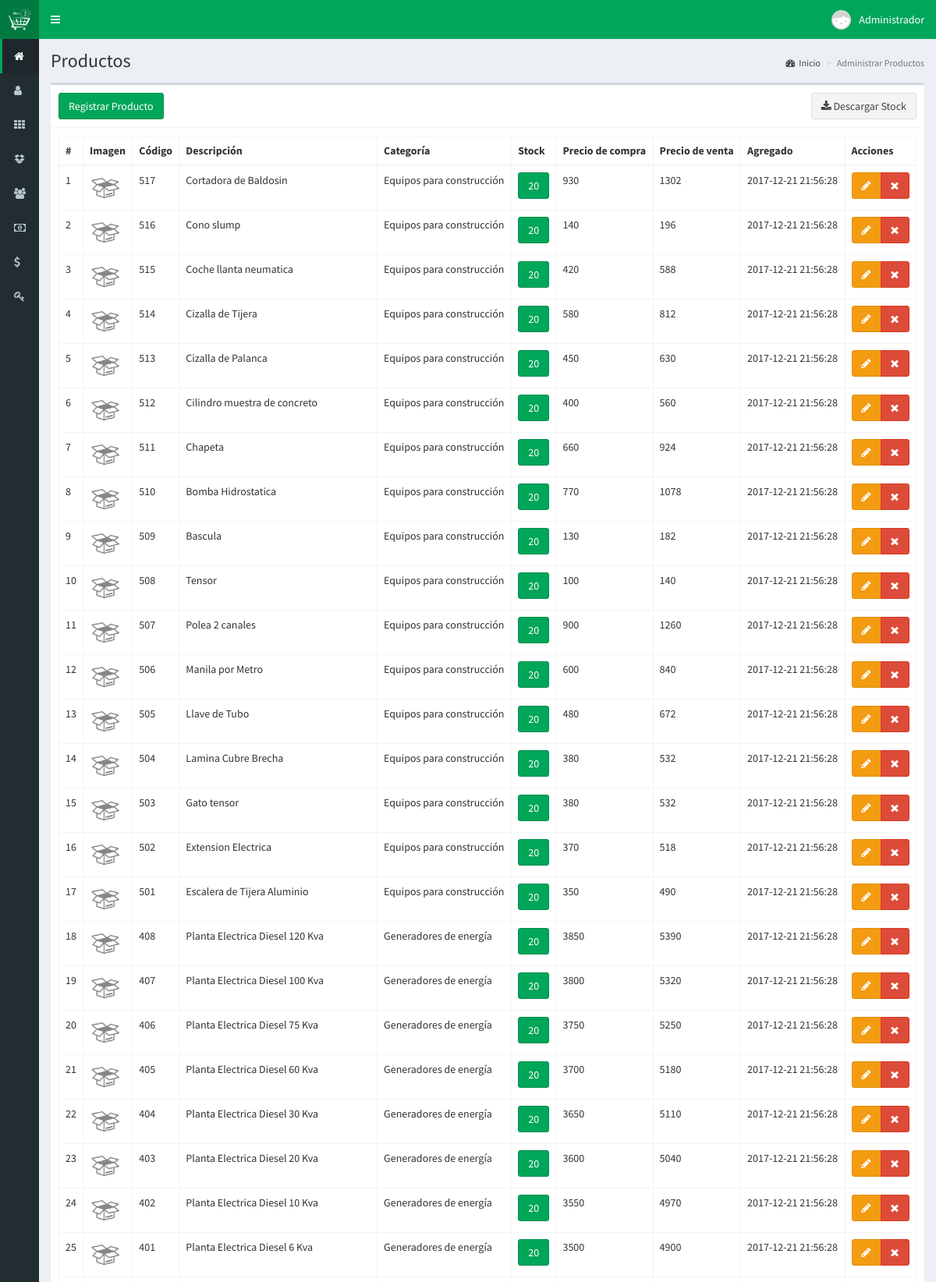
Page /productos (signed in, upper part) on the committed database.
### tables this page shows
CREATE TABLE `productos` (
  `id` int(11) NOT NULL AUTO_INCREMENT,
  `id_categoria` int(11) NOT NULL,
  `codigo` text NOT NULL,
  `descripcion` text NOT NULL,
  `imagen` text NOT NULL,
  `stock` int(11) NOT NULL,
  `precio_compra` float NOT NULL,
  `precio_venta` float NOT NULL,
  `ventas` int(11) DEFAULT NULL,
  `fecha` timestamp NOT NULL DEFAULT CURRENT_TIMESTAMP ON UPDATE CURRENT_TIMESTAMP,
  PRIMARY KEY (`id`)
);

CREATE TABLE `categorias` (
  `id` int(11) NOT NULL AUTO_INCREMENT,
  `categoria` text NOT NULL,
  `fecha` timestamp NOT NULL DEFAULT CURRENT_TIMESTAMP ON UPDATE CURRENT_TIMESTAMP,
  PRIMARY KEY (`id`)
);

### controladores/plantilla.controlador.php (called while the page is built)
<?php
class ControladorPlantilla{
  static public function ctrPlantilla(){
    include "vistas/plantilla.php";
  }
}

### index.php (called while the page is built, shortened)
<?php
require_once "controladores/plantilla.controlador.php";
require_once "controladores/ventas.controlador.php";
require_once "controladores/productos.controlador.php";
require_once "controladores/categorias.controlador.php";
require_once "controladores/auditoria.controlador.php";
require_once "modelos/productos.modelo.php";
require_once "modelos/categorias.modelo.php";
$plantilla = new ControladorPlantilla();
$plantilla->ctrPlantilla();

### controladores/productos.controlador.php (called while the page is built, shortened)
<?php
class ControladorProductos{
	static public function ctrMostrarProductos($item, $valor, $orden){
		$tabla = "productos";
		$respuesta = ModeloProductos::mdlMostrarProductos($tabla, $item, $valor, $orden);
		return $respuesta;
	}
}

### modelos/conexion.php (called while the page is built)
<?php
class Conexion{
	static public function conectar(){
    $user = $_SESSION["preusuario"];
		$link = new PDO("mysql:host=localhost;dbname=simgedic",
                      $user,
  						        "",
  						        array(PDO::ATTR_ERRMODE => PDO::ERRMODE_EXCEPTION,
  		                      PDO::MYSQL_ATTR_INIT_COMMAND => "SET NAMES utf8")
  						        );
  		return $link;
	}
}

### modelos/productos.modelo.php (called while the page is built, shortened)
<?php
require_once "conexion.php";
class ModeloProductos{
	static public function mdlMostrarProductos($tabla, $item, $valor, $orden){
		if($item != null){
			$stmt = Conexion::conectar()->prepare("SELECT * FROM $tabla WHERE $item = :$item ORDER BY id DESC");
			$stmt -> bindParam(":".$item, $valor, PDO::PARAM_STR);
			$stmt -> execute();
			return $stmt -> fetch();
		}else{
			$stmt = Conexion::conectar()->prepare("SELECT * FROM $tabla ORDER BY $orden DESC");
			$stmt -> execute();
			return $stmt -> fetchAll();
		}
	}
}

### controladores/categorias.controlador.php (called while the page is built, shortened)
<?php
class ControladorCategorias{
	static public function ctrMostrarCategorias($item, $valor){
		$tabla = "categorias";
		$respuesta = ModeloCategorias::mdlMostrarCategorias($tabla, $item, $valor);
		return $respuesta;
	}
}

### modelos/categorias.modelo.php (called while the page is built, shortened)
<?php
require_once "conexion.php";
class ModeloCategorias{
	static public function mdlMostrarCategorias($tabla, $item, $valor){
		if($item != null){
			$stmt = Conexion::conectar()->prepare("SELECT * FROM $tabla WHERE $item = :$item");
			$stmt -> bindParam(":".$item, $valor, PDO::PARAM_STR);
			$stmt -> execute();
			return $stmt -> fetch();
		}else{
			$stmt = Conexion::conectar()->prepare("SELECT * FROM $tabla");
			$stmt -> execute();
			return $stmt -> fetchAll();
		}
	}
}

### vistas/modulos/productos.php (the view, shortened to what this page needs)
<div class="content-wrapper">
    <section class="content-header">
      <h1>
      Productos
      </h1>
      <ol class="breadcrumb">
        <li><a href="inicio"><i class="fa fa-dashboard"></i>Inicio</a></li>
        <li class="active">Administrar Productos</li>
      </ol>
    </section>
    <section class="content">
      <div class="box">
        <div class="box-header with-border">
          <?php if($_SESSION["perfil"] !="Vendedor"){ ?>
            <button class="btn btn-success" data-toggle="modal" data-target="#modalAgregarProducto" >
              Registrar Producto
            </button>
          <?php } ?>
          <button type="button" class="btn btn-default pull-right btnImprimirStock">
            <span>
              <i class="fa fa-download"></i> Descargar Stock
            </span>
          </button>
        </div>
        <div class="box-body">
          <table class="table table-bordered dt-responsive tablas" width="100%">
            <thead>
              <tr>
                <th style="width:10px">#</th>
                <th>Imagen</th>
                <th>Código</th>
                <th>Descripción</th>
                <th>Categoría</th>
                <th>Stock</th>
                <th>Precio de compra</th>
                <th>Precio de venta</th>
                <th>Agregado</th>
                <?php if($_SESSION["perfil"] =="Administrador"){ ?>
                  <th>Acciones</th>
                <?php } ?>
              </tr>
            </thead>
            <tbody>
            <?php
            $item = null;
            $valor = null;
            $orden = "id";
            $productos = ControladorProductos::ctrMostrarProductos($item, $valor,$orden);
            foreach ($productos as $key => $value) {
              $imagen = "<img src='".$value["imagen"]."' width='40px'>";
              $item = "id";
              $valor = $value["id_categoria"];
              $categorias = ControladorCategorias::ctrMostrarCategorias($item, $valor);
              if($value["stock"] <= 10){
                $stock = "<button class='btn btn-danger'>".$value["stock"]."</button>";
              }else if($value["stock"] > 11 && $value["stock"] <= 15){
                $stock = "<button class='btn btn-warning'>".$value["stock"]."</button>";
              }else{
                $stock = "<button class='btn btn-success'>".$value["stock"]."</button>";
              }
              $precio_compra = "<span class='conversorPrecio' data-toggle='modal' precio='".$value["precio_compra"]."' data-target='#modalPrecio'>".$value["precio_compra"]."</span>";
              $precio_venta = "<span class='conversorPrecio' data-toggle='modal' precio='".$value["precio_venta"]."' data-target='#modalPrecio'>".$value["precio_venta"]."</span>";
              $botones =  "<div class='btn-group'><button class='btn btn-warning btnEditarProducto' idProducto='".$value["id"]."' data-toggle='modal' data-target='#modalEditarProducto'><i class='fa fa-pencil'></i></button><button class='btn btn-danger btnEliminarProducto' idProducto='".$value["id"]."' codigo='".$value["codigo"]."' imagen='".$value["imagen"]."'><i class='fa fa-times'></i></button></div>";
              echo '<tr>
                  <td>'.($key+1).'</td>
                  <td>'.$imagen.'</td>
                  <td>'.$value["codigo"].'</td>
                  <td>'.$value["descripcion"].'</td>
                  <td>'.$categorias["categoria"].'</td>
                  <td>'.$stock.'</td>
                  <td>'.$precio_compra.'</td>
                  <td>'.$precio_venta.'</td>
                  <td>'.$value["fecha"].'</td>';
              if($_SESSION["perfil"] =="Administrador"){
                echo '<td>'.$botones.'</td>';
              }
              echo '</tr>';
            }
            ?>
            </tbody>
          </table>
        </div>
      </div>
    </section>
  </div>

### vistas/css/plantilla.css (style rules this page uses)
a { color: #008d4c; }

### rows in the picture
productos: imagen (placeholder picture), codigo "517", descripcion "Cortadora de Baldosin", id_categoria.categoria "Equipos para construcción", stock "20", precio_compra "930", precio_venta "1302", fecha "2017-12-21 21:56:28"
productos: imagen (placeholder picture), codigo "516", descripcion "Cono slump", id_categoria.categoria "Equipos para construcción", stock "20", precio_compra "140", precio_venta "196", fecha "2017-12-21 21:56:28"
productos: imagen (placeholder picture), codigo "515", descripcion "Coche llanta neumatica", id_categoria.categoria "Equipos para construcción", stock "20", precio_compra "420", precio_venta "588", fecha "2017-12-21 21:56:28"
productos: imagen (placeholder picture), codigo "514", descripcion "Cizalla de Tijera", id_categoria.categoria "Equipos para construcción", stock "20", precio_compra "580", precio_venta "812", fecha "2017-12-21 21:56:28"
productos: imagen (placeholder picture), codigo "513", descripcion "Cizalla de Palanca", id_categoria.categoria "Equipos para construcción", stock "20", precio_compra "450", precio_venta "630", fecha "2017-12-21 21:56:28"
productos: imagen (placeholder picture), codigo "512", descripcion "Cilindro muestra de concreto", id_categoria.categoria "Equipos para construcción", stock "20", precio_compra "400", precio_venta "560", fecha "2017-12-21 21:56:28"
productos: imagen (placeholder picture), codigo "511", descripcion "Chapeta", id_categoria.categoria "Equipos para construcción", stock "20", precio_compra "660", precio_venta "924", fecha "2017-12-21 21:56:28"
productos: imagen (placeholder picture), codigo "510", descripcion "Bomba Hidrostatica", id_categoria.categoria "Equipos para construcción", stock "20", precio_compra "770", precio_venta "1078", fecha "2017-12-21 21:56:28"
productos: imagen (placeholder picture), codigo "509", descripcion "Bascula", id_categoria.categoria "Equipos para construcción", stock "20", precio_compra "130", precio_venta "182", fecha "2017-12-21 21:56:28"
productos: imagen (placeholder picture), codigo "508", descripcion "Tensor", id_categoria.categoria "Equipos para construcción", stock "20", precio_compra "100", precio_venta "140", fecha "2017-12-21 21:56:28"
productos: imagen (placeholder picture), codigo "507", descripcion "Polea 2 canales", id_categoria.categoria "Equipos para construcción", stock "20", precio_compra "900", precio_venta "1260", fecha "2017-12-21 21:56:28"
productos: imagen (placeholder picture), codigo "506", descripcion "Manila por Metro", id_categoria.categoria "Equipos para construcción", stock "20", precio_compra "600", precio_venta "840", fecha "2017-12-21 21:56:28"
productos: imagen (placeholder picture), codigo "505", descripcion "Llave de Tubo", id_categoria.categoria "Equipos para construcción", stock "20", precio_compra "480", precio_venta "672", fecha "2017-12-21 21:56:28"
productos: imagen (placeholder picture), codigo "504", descripcion "Lamina Cubre Brecha", id_categoria.categoria "Equipos para construcción", stock "20", precio_compra "380", precio_venta "532", fecha "2017-12-21 21:56:28"
productos: imagen (placeholder picture), codigo "503", descripcion "Gato tensor", id_categoria.categoria "Equipos para construcción", stock "20", precio_compra "380", precio_venta "532", fecha "2017-12-21 21:56:28"
productos: imagen (placeholder picture), codigo "502", descripcion "Extension Electrica", id_categoria.categoria "Equipos para construcción", stock "20", precio_compra "370", precio_venta "518", fecha "2017-12-21 21:56:28"
productos: imagen (placeholder picture), codigo "501", descripcion "Escalera de Tijera Aluminio", id_categoria.categoria "Equipos para construcción", stock "20", precio_compra "350", precio_venta "490", fecha "2017-12-21 21:56:28"
productos: imagen (placeholder picture), codigo "408", descripcion "Planta Electrica Diesel 120 Kva", id_categoria.categoria "Generadores de energía", stock "20", precio_compra "3850", precio_venta "5390", fecha "2017-12-21 21:56:28"
productos: imagen (placeholder picture), codigo "407", descripcion "Planta Electrica Diesel 100 Kva", id_categoria.categoria "Generadores de energía", stock "20", precio_compra "3800", precio_venta "5320", fecha "2017-12-21 21:56:28"
productos: imagen (placeholder picture), codigo "406", descripcion "Planta Electrica Diesel 75 Kva", id_categoria.categoria "Generadores de energía", stock "20", precio_compra "3750", precio_venta "5250", fecha "2017-12-21 21:56:28"
productos: imagen (placeholder picture), codigo "405", descripcion "Planta Electrica Diesel 60 Kva", id_categoria.categoria "Generadores de energía", stock "20", precio_compra "3700", precio_venta "5180", fecha "2017-12-21 21:56:28"
productos: imagen (placeholder picture), codigo "404", descripcion "Planta Electrica Diesel 30 Kva", id_categoria.categoria "Generadores de energía", stock "20", precio_compra "3650", precio_venta "5110", fecha "2017-12-21 21:56:28"
productos: imagen (placeholder picture), codigo "403", descripcion "Planta Electrica Diesel 20 Kva", id_categoria.categoria "Generadores de energía", stock "20", precio_compra "3600", precio_venta "5040", fecha "2017-12-21 21:56:28"
productos: imagen (placeholder picture), codigo "402", descripcion "Planta Electrica Diesel 10 Kva", id_categoria.categoria "Generadores de energía", stock "20", precio_compra "3550", precio_venta "4970", fecha "2017-12-21 21:56:28"
productos: imagen (placeholder picture), codigo "401", descripcion "Planta Electrica Diesel 6 Kva", id_categoria.categoria "Generadores de energía", stock "20", precio_compra "3500", precio_venta "4900", fecha "2017-12-21 21:56:28"

### other values in the picture
$_SESSION["nombre"] "Administrador"
